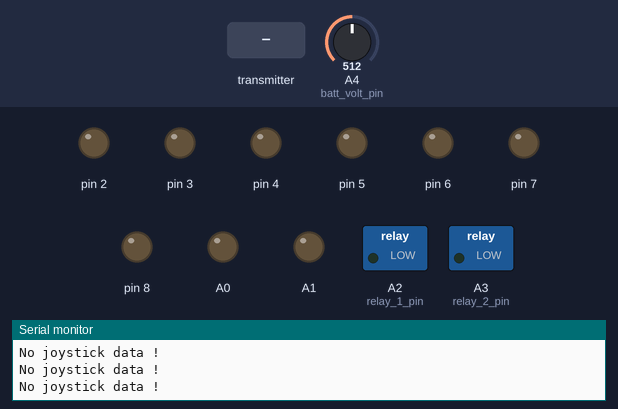
A sketch run on a simulated Arduino Uno, built with avr-gcc and run on an emulated ATmega328P. On the bench: switched loads named in the sketch (green lamp = pin HIGH), output pins drawn as LEDs (lit = HIGH), the last lines printed to the serial monitor. Inputs (shaded band) come from the test bench; at power-on: A4 (batt_volt_pin) = 512. No radio packets arrive unless stated.

Above: at 1.2 s.
1.3 s: the transmitter starts sending buttons = 1
At 3.6 s:
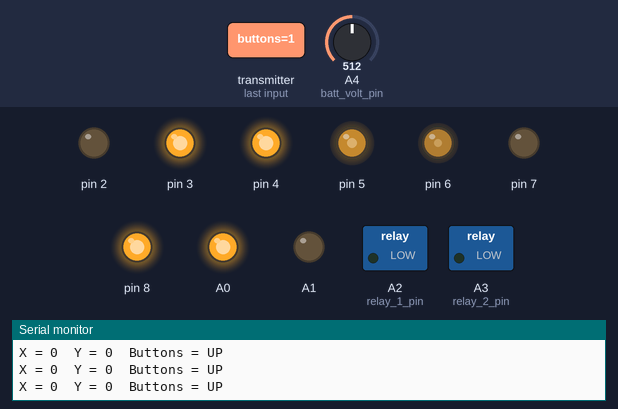
4.3 s: the transmitter starts sending buttons = 0
At 5.7 s:
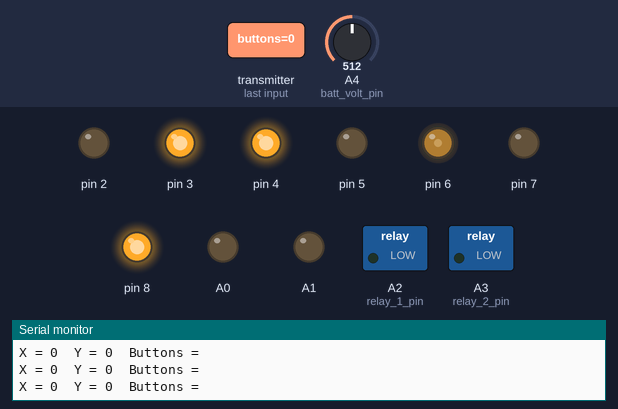
7.3 s: the transmitter starts sending axis_x = 256
At 8.0 s:
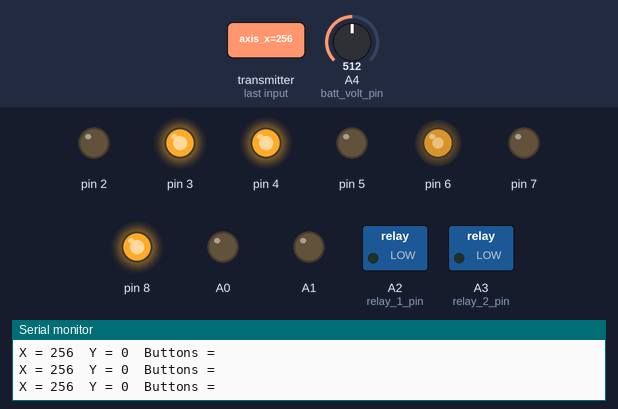
8.8 s: the transmitter starts sending axis_y = 256
At 9.1 s:
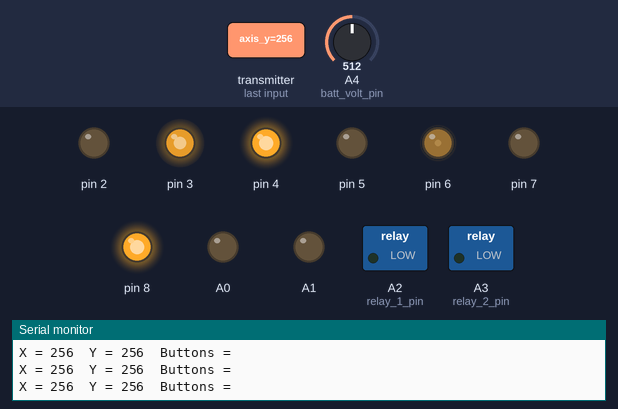
10.3 s: the transmitter starts sending axis_x = 0
At 11.5 s:
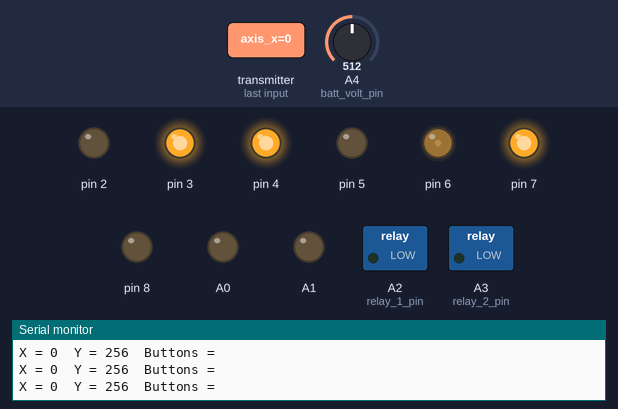
11.8 s: the transmitter starts sending axis_y = 512
At 12.6 s:
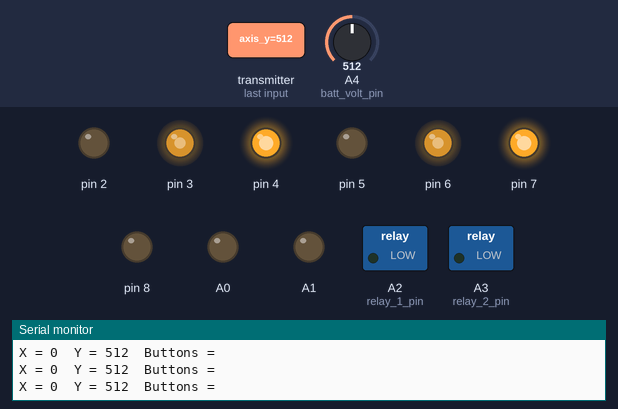
Timing chart, 0 to 14.3 s (numbered marks = the images above; inputs shaded):
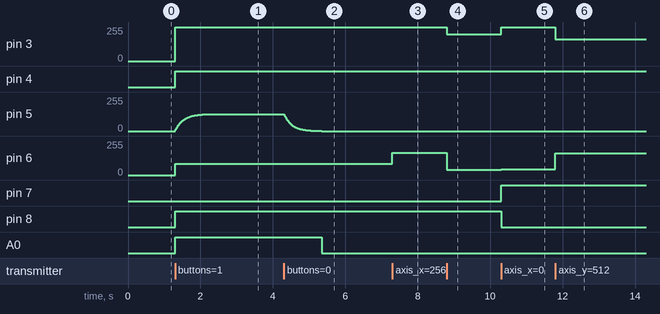

Measured:
- after the input at 1.3 s, pin 3: 0/255 → 255/255 at once; pin 4, pin 8, A0: LOW → HIGH at once; pin 5: moves from 0/255 to 127/255 over 1.0 s, starting at once; pin 6: 0/255 → 83/255 at once
- after the input at 4.3 s, pin 5: moves from 127/255 to 0/255 over 1.0 s, starting at once; A0: HIGH → LOW after 1.0 s
- after the input at 7.3 s, pin 6: 83/255 → 168/255 at once
- after the input at 8.8 s, pin 3: 255/255 → 200/255 at once; pin 6: 168/255 → 40/255 at once
- after the input at 10.3 s, pin 3: 200/255 → 255/255 at once; pin 6: 40/255 → 45/255 at once; pin 7: LOW → HIGH at once; pin 8: HIGH → LOW at once
- after the input at 11.8 s, pin 3: 255/255 → 165/255 at once; pin 6: 45/255 → 165/255 at once

The sketch:

rx.ino
```cpp
#include <SPI.h>
#include "RF24.h"
#include "printf.h"

/* Brochage de la radio nRF24L01+ */
const byte nRF_CE = 9;
const byte nRF_CSn = 10;
RF24 nRF(nRF_CE, nRF_CSn);

/* Adresse de la radio montée sur le robot */
const byte nRF_robot_address[6] = "VT0RX";
/* Adresse de la radio montée sur la télécommande */
const byte nRF_joystick_address[6] = "VT0TX";

/* Valeur des axes et boutons de la manette */
struct joystick_state {
  /* <buttons> stocke l'état des 7 boutons de la manette dans 1 octet.
   *  chaque bit de <buttons> est mis à 1 si le bouton correspondant est pressé
   *  Par exemple, pour vérifier si le bouton du haut est pressé, on utilise :
   *  if (joystate.buttons & button_mask_up)
   *  {
   *    ...
   *  }
   */
  byte  buttons;
  /* <axis_x> est la valeur analogique de l'axe horizontal du joystick
   *  La valeur est comprise entre 0 et 1023
   *  0    : stick à gauche
   *  1023 : stick à gauche
   *  ~512 : stick au centre
   */
  int   axis_x;
  /* <axis_y> est la valeur analogique de l'axe vertical du joystick
   *  La valeur est comprise entre 0 et 1023
   *  0    : stick en bas
   *  1023 : stick en haut
   *  ~512 : stick au centre
   */
  int   axis_y;
} joystate;

/* Masques binaires pour décoder la valeur <buttons> de <joystate> */
const byte button_mask_up = 0x01;         /* Bouton haut ou A */
const byte button_mask_right = 0x02;      /* Bouton droit ou B */
const byte button_mask_down = 0x04;       /* Bouton bas ou C */
const byte button_mask_left = 0x08;       /* Bouton gauche ou D */
const byte button_mask_start = 0x10;      /* Bouton start ou E */
const byte button_mask_select = 0x20;     /* Bouton select ou F */
const byte button_mask_joystick = 0x40;   /* Bouton sous le stick */

/* Classe permettant de piloter simplement un moteur relié via un pont en H */
class motor {
  private:
  byte pin_A, pin_B, pin_PWM;
  public:
  /* Initialise une instance de la classe <moteur>
   *  <pin_A> correspond à la commande du moteur dans un sens
   *  <pin_B> correspond à la commande du moteur dans l'autre sens
   *  <pin_PWM> est le signal de modulation de largeur d'impulsion
   *    et permet de faire varier la vitesse du moteur
   * Pour la connexion à un pont chinois à base de BTS7960, le cablage
   * est le suivant :
   *  <pin_A> et <pin_B> sont respectivement reliés à L_PWM et R_PWM
   *    (ou R_PWM et L_PWM si on souhaite inverser le sens de rotation)
   *  <pin_PWM> est reliée à L_EN et R_EN mis ensemble
   */
  motor(byte pin_A, byte pin_B, byte pin_PWM){
    this->pin_A = pin_A;
    this->pin_B = pin_B;
    this->pin_PWM = pin_PWM;
  }

  /* Initialise les broches de commande du moteur en tant que sorties
   *  Cette fonction est de préférence appelée dans setup()
   */
  void begin() {
    pinMode(pin_A, OUTPUT);
    pinMode(pin_B, OUTPUT);
    pinMode(pin_PWM, OUTPUT);
    stop();
  }

  /* Arrête le moteur
   *  Les deux branches du pont sont déconnectées, le moteur est en roue libre
   */
  void stop() {
    digitalWrite(pin_A, 0);
    digitalWrite(pin_B, 0);
    digitalWrite(pin_PWM, 0);
  }


  /* Définit la vitesse de rotation du moteur
   *  <value> est un entier compris entre -255 et +255
   *  Si <value> dépasse ces valeurs, <value> sera borné à -255 ou +255
   */
  void setPower(int value) {
    if (value > 0) {
        digitalWrite(pin_A, HIGH);
        digitalWrite(pin_B, LOW);
        analogWrite(pin_PWM, min(value, 255));
    } else if (value < 0) {
        digitalWrite(pin_A, LOW);
        digitalWrite(pin_B, HIGH);
        analogWrite(pin_PWM, min(-value, 255));
    } else {
        digitalWrite(pin_A, LOW);
        digitalWrite(pin_B, LOW);
        analogWrite(pin_PWM, 0);
    }
  }
};

/* Filtre passe-bas IIR du premier ordre */
class filter {
  public:
  float input;
  float output;
  float coeff;
  long last_filter_time;
  int filter_period;

  filter()
  {
    input = 0.0;
    output = 0.0;
    coeff = 1.0;
    last_filter_time = 0;
  }
  filter (float _coeff) : filter()
  {
    coeff = _coeff;
  }
  filter (float _coeff, int _filter_period) : filter(_coeff)
  {
    filter_period = _filter_period;
  }
  bool shouldUpdate()
  {
    return millis() - last_filter_time > filter_period;
  }
  float update()
  {
    output = output * coeff + input * (1-coeff);
    last_filter_time = millis();
    return output;
  }
  float reset()
  {
    output = input;
    return output;
  }
};

/* Moteur gauche
 *  pin_A sur broche 2
 *  pin_B sur broche 4
 *  pin_PWM sur broche 3
 */
motor left_motor(2,4,3);
/* Moteur droit
 *  pin_A sur broche 7
 *  pin_B sur broche 8
 *  pin_PWM sur broche 6
 */
motor right_motor(7,8,6);
/* Moteur arme
 *  pin_A sur broche A0
 *  pin_B sur broche A1
 *  pin_PWM sur broche 5
 */
motor weapon_motor(A0,A1,5);
/* Filtre passe-bas du moteur d'arme */
filter weapon_filter(0.95,10);
/* Vitesse maximale du moteur d'arme */
const int weapon_motor_max_pwr = 128;

const int relay_1_pin = A2;
const int relay_2_pin = A3;
const int batt_volt_pin = A4;

void setup() {
  Serial.begin(115200);
  Serial.println("nRF24L01+ Robot");
  printf_begin();

  /* Initialisation de la radio nRF24L01 */
  nRF.begin();
  nRF.setAutoAck(1);
  nRF.enableAckPayload();
  nRF.openWritingPipe(nRF_joystick_address);
  nRF.openReadingPipe(1, nRF_robot_address);
  nRF.printDetails();
  nRF.startListening();

  /* Réglage de la fréquence PWM du moteur gauche
   *  Le timer2 par défaut fonctionne à 31250 Hz
   *  on le reconfigure à 62500 Hz pour que la fréquence PWM
   *  sur la pin 3 soit identique à celle des pins 5 et 6
   */
  TCCR2B = TCCR2B & 0b11111000 | 0x03;

  /* Initialisation des commandes de moteur */
  left_motor.begin();
  right_motor.begin();
  weapon_motor.begin();

  /* Initialisation des relais */
  digitalWrite(relay_1_pin, LOW);
  digitalWrite(relay_2_pin, LOW);
  pinMode(relay_1_pin, OUTPUT);
  pinMode(relay_2_pin, OUTPUT);

  /* Référence de tension 1.1V pour mesure de tension batterie */
  analogReference(INTERNAL);
}

/* Crée une zone morte sur <inval>
 *  si <inval> est compris entre -<thres> et +<thres>, renvoie 0
 *  sinon, retranche <thres> à <inval> (ajoute si <inval> < 0)
 */
int deadZone(int inval, int thres)
{
    if (inval > thres) {
        return inval - thres;
    } else if (inval < -thres) {
        return inval + thres;
    } else {
        return 0;
    }
}

void loop() {
  /* Date à laquelle on a reçu le dernier message de la télécommande.
   *  Cette valeur est en millisecondes depuis le démarrage de l'Arduino
   *  (obtenu avec la fonction millis())
   */
  static uint32_t last_joystick_time = 0;

  /* Teste si l'on a reçu un message provenant de la télécommande */
  while (nRF.available()) {
    /* Oui, alors on extrait la structure de donnée du message reçu */
    nRF.read(&joystate, sizeof(struct joystick_state));
    /* Lecture de la tension de batterie et envoi par liaison radio */
    short batt_raw = analogRead(batt_volt_pin);
    nRF.writeAckPayload (1, &batt_raw, sizeof(batt_raw));

    /* Ecrit l'état de la manette dans la console, pour info */
    Serial.print("X = ");
    Serial.print(joystate.axis_x);
    Serial.print("\tY = ");
    Serial.print(joystate.axis_y);
    Serial.print("\tButtons = ");
    if (joystate.buttons & button_mask_up) Serial.print("UP ");
    if (joystate.buttons & button_mask_right) Serial.print("RIGHT ");
    if (joystate.buttons & button_mask_down) Serial.print("DOWN ");
    if (joystate.buttons & button_mask_left) Serial.print("LEFT ");
    if (joystate.buttons & button_mask_start) Serial.print("START ");
    if (joystate.buttons & button_mask_select) Serial.print("SELECT ");
    if (joystate.buttons & button_mask_joystick) Serial.print("JOYSTICK ");
    Serial.println("");

    /* Met à jour la date de dernière bonne réception */
    last_joystick_time = millis();

    /* Vitesse d'avance/recul du robot
     *  Définie à partir de l'axe vertical du joystick
     *  On retire 512 à <axis_y> pour avoir 0 au centre
     *  On divise par 2 pour avoir au maximum +/- 256
     */
    int throttle = deadZone(joystate.axis_y - 512, 16) / 2;
    /* Vitesse de rotation du robot
     *  Définie à partir de l'axe horizontal du joystick
     *  On retire 512 à <axis_x> pour avoir 0 au centre
     *  On divise par 3 pour limiter la vitesse de rotation du robot
     */
    int steering = deadZone(joystate.axis_x - 512, 16) / 3;

    /* Définit la vitesse de rotation des moteurs gauche et droit
     *  Le signal <throttle> est une action commune
     *  Le signal <steering> est une action différentielle
     */
    left_motor.setPower(throttle + steering);
    right_motor.setPower(throttle - steering);

    /* Commandes des relais */
    digitalWrite(relay_1_pin, joystate.buttons & button_mask_left);
    digitalWrite(relay_2_pin, joystate.buttons & button_mask_right);

    /* Commande du moteur d'arme */
    if (joystate.buttons & button_mask_up)
      weapon_filter.input = weapon_motor_max_pwr;
    else if (joystate.buttons & button_mask_down)
      weapon_filter.input = -weapon_motor_max_pwr;
    else
      weapon_filter.input = 0;
  }

  if (weapon_filter.shouldUpdate())
  {
    weapon_filter.update();
    weapon_motor.setPower(weapon_filter.output);
  }

  /* Si l'on n'a pas reçu de message de la télécommande depuis plus de 500 ms */
  if (millis() - last_joystick_time > 500)
  {
    Serial.println("No joystick data !");

    /* On arrête les moteurs */
    left_motor.stop();
    right_motor.stop();
    weapon_motor.stop();

    /* On remet le filtre à zero */
    weapon_filter.input = 0;
    weapon_filter.reset();

    /* On coupe les relais */
    digitalWrite(relay_1_pin, LOW);
    digitalWrite(relay_2_pin, LOW);

    delay(100);
  }
}
```
